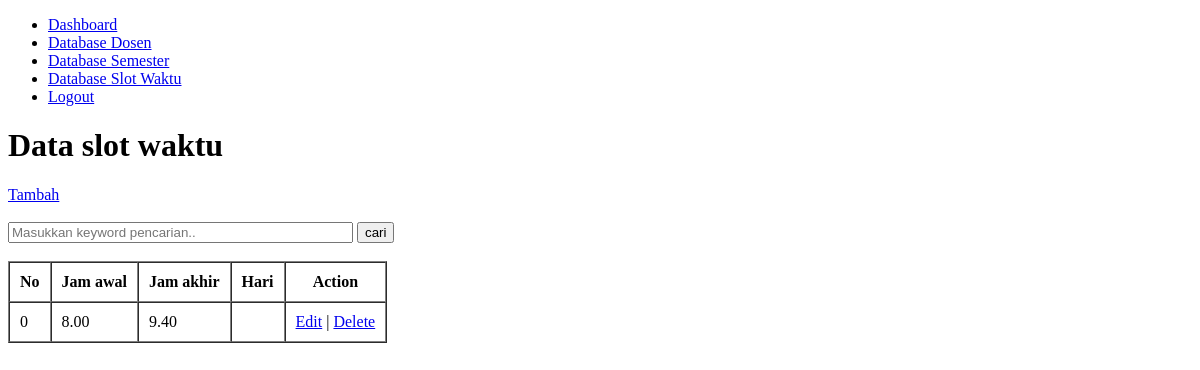
Before: /slot_waktu.php (signed in) with the older database file.
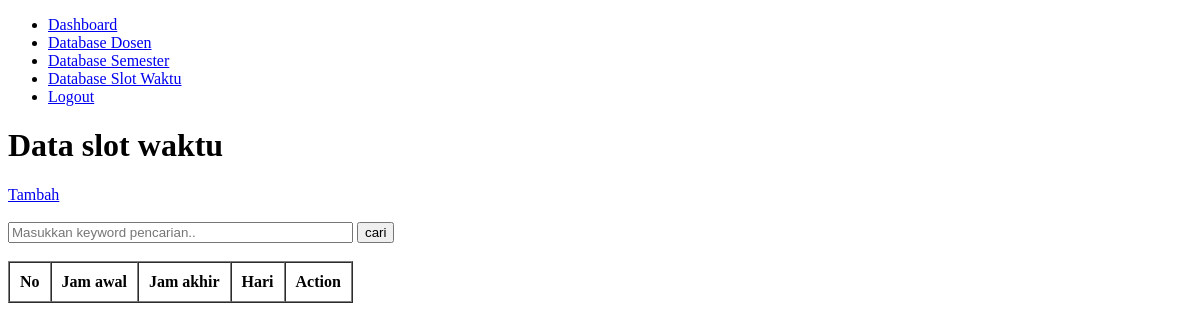
After: the same page with the newer database file.
### tables this page shows
CREATE TABLE `slot_waktu` (
  `id_slot` int(11) NOT NULL,
  `waktu_slot_awal` varchar(20) NOT NULL,
  `waktu_slot_akhir` varchar(20) NOT NULL,
  `slot_hari` varchar(20) NOT NULL
);

### slot_waktu.php (the view, shortened to what this page needs)
<?php
require 'function.php';
$result = mysqli_query($conn, "SELECT * FROM slot_waktu");
?>
<!DOCTYPE html>
<html lang="en">
<head>
</head>
<body>
    <nav>
        <?php include 'navigation.php'; ?>
    </nav>
    <h1>Data slot waktu</h1>
    <a href="add_slot_waktu.php">Tambah</a>
    <br><br>
    <form action="" method="post">
        <input type="text" name="keyword" size="40" placeholder="Masukkan keyword pencarian.." autocomplete="off">
        <button type="submit" name="cari">cari</button>
    </form>
    <br>
    <table border="1" cellpadding="10" cellspacing="0">
        <thead>
            <tr>
                <th>No</th>
                <th>Jam awal</th>
                <th>Jam akhir</th>
                <th>Hari</th>
                <th>Action</th>
            </tr>
        </thead>
        <tbody>
            <?php $i = 0; ?>
            <?php while ($data = mysqli_fetch_assoc($result)): ?>
            <tr>
                <td><?= $i++; ?></td>
                <td><?= $data['waktu_slot_awal']; ?></td>
                <td><?= $data['waktu_slot_akhir']; ?></td>
                <td><?= $data['slot_hari']; ?></td>
                <td colspan="2">
                    <a href="update_slot_waktu.php?id_slot=<?= $data['id_slot']; ?>">Edit</a> |
                    <a href="delete_slot_waktu.php?id_slot=<?= $data['id_slot']; ?>"
                        onclick="return confirm('Apakah anda yakin ingin menghapus data ini?')">Delete</a>
                </td>
            </tr>
            <?php endwhile; ?>
        </tbody>
    </table>
</body>
</html>

Changed rows visible on the page:
removed slot_waktu: waktu_slot_awal "8.00", waktu_slot_akhir "9.40"
